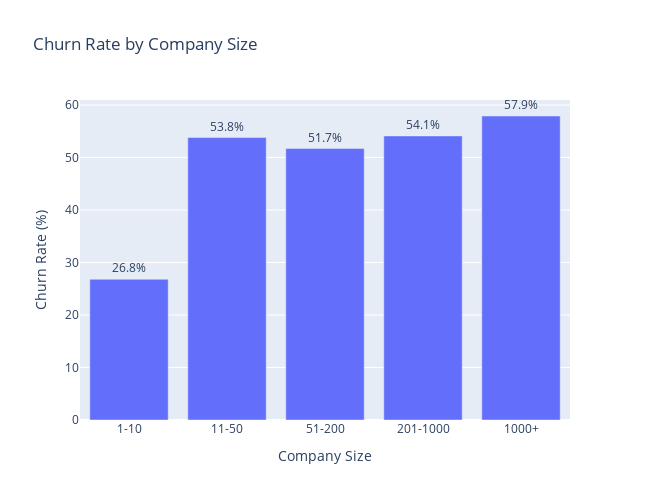

Notebook cell for this chart:
### Code cell
# churn rate by company size
order = ['1-10', '11-50', '51-200', '201-1000', '1000+']
com_sizes = df['company_size_bucket'].unique()
com_sizes = sorted(com_sizes, key=lambda x: order.index(x))
print(com_sizes)

churn_rates = []
for size in com_sizes:
    size = df[df['company_size_bucket']==size]
    q3active = size[size['is_churned']==0]
    q3churn = q3active[(q3active['contract_end_date'].notnull()) & (q3active['renewed_flag']==0)]
    q3_churn_rate = 100*(len(q3churn)/len(q3active))
    churn_rates.append(round(q3_churn_rate, 1))
print(churn_rates)

plot_df = pd.DataFrame({
    'Company Size': com_sizes,
    'Churn Rate (%)': churn_rates
})

fig = px.bar(
    plot_df,
    x='Company Size',
    y='Churn Rate (%)',
    title='Churn Rate by Company Size',
    text='Churn Rate (%)'
)

fig.update_traces(texttemplate='%{text:.1f}%', textposition='outside')
fig.update_layout(
    yaxis_title='Churn Rate (%)',
    xaxis_title='Company Size',
    width=650,   
    height=500   
)

fig.show()

### Figure 1 — Plotly figure (JSON) as saved in the notebook; plotly's stock layout.template omitted (floating-point values rounded to 4 significant figures)
{"data": [{"alignmentgroup": "True", "hovertemplate": "Company Size=%{x}<br>Churn Rate (%)=%{text}<extra></extra>", "legendgroup": "", "marker": {"color": "#636efa", "pattern": {"shape": ""}}, "name": "", "offsetgroup": "", "orientation": "v", "showlegend": false, "text": [26.8, 53.8, 51.7, 54.1, 57.9], "textposition": "outside", "texttemplate": "%{text:.1f}%", "type": "bar", "x": ["1-10", "11-50", "51-200", "201-1000", "1000+"], "xaxis": "x", "y": [26.8, 53.8, 51.7, 54.1, 57.9], "yaxis": "y"}], "layout": {"barmode": "relative", "height": 500, "legend": {"tracegroupgap": 0}, "title": {"text": "Churn Rate by Company Size"}, "width": 650, "xaxis": {"anchor": "y", "domain": [0, 1], "title": {"text": "Company Size"}}, "yaxis": {"anchor": "x", "domain": [0, 1], "title": {"text": "Churn Rate (%)"}}}}
